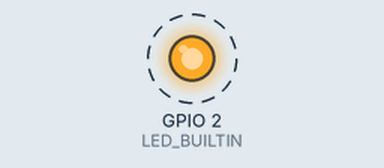
Bench run of a sketch on a simulated ESP32. Shown: output pins drawn as LEDs (lit = HIGH). Dashed ring = blinking. What the sketch prints to the serial monitor is not drawn.

Above: at 0.5 s.
Timing chart, 0 to 4.6 s (numbered marks = the images above):
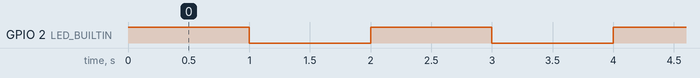

Measured:
- by itself, GPIO 2 (LED_BUILTIN): alternates HIGH for 1.0 s and LOW for 1.0 s

The sketch:

multTask_ex4_aula4.ino
```cpp
#define LED_BUILTIN 2
// the setup function runs once when you press reset or power the board
void setup() {
  // initialize digital pin LED_BUILTIN as an output.
  pinMode (LED_BUILTIN, OUTPUT);

  Serial.begin (115200);

  xTaskCreatePinnedToCore (
    loop2,     // Function to implement the task
    "loop2",   // Name of the task
    1000,      // Stack size in words
    NULL,      // Task input parameter
    5,         // Priority of the task
    NULL,      // Task handle.
    1          // Core where the task should run
  );
}

// the loop function runs over and over again forever
void loop() {
  digitalWrite (LED_BUILTIN, HIGH);  // turn the LED on (HIGH is the voltage level)
  delay (1000);  // wait for a second
  digitalWrite (LED_BUILTIN, LOW); // turn the LED off by making the voltage LOW
  delay (1000);  // wait for a second
  Serial.print ("Task loop() running in core ");
  Serial.println (xPortGetCoreID());
}

// the loop2 function also runs forever but as a parallel task
void loop2 (void* pvParameters) {
  while (1) {
    Serial.print ("Hello, ");
    delay (500); // wait for half a second
    Serial.print ("task loop2() running in core ");
    Serial.println (xPortGetCoreID());
    delay (500); // wait for half a second
  }
}
```
